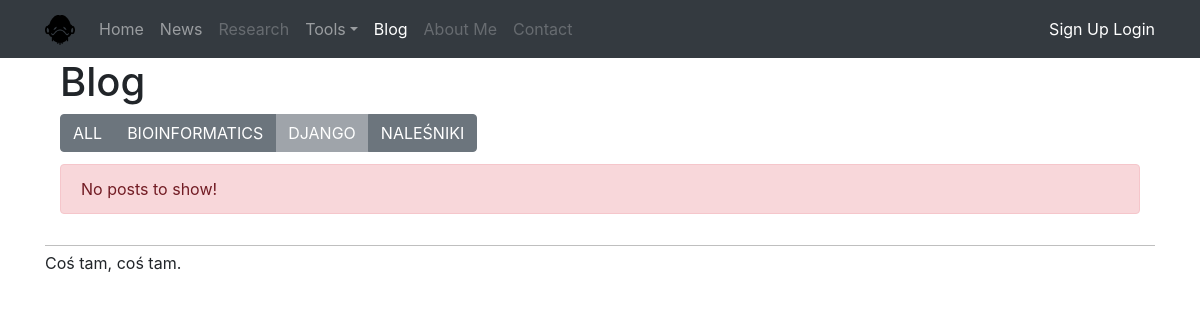
Page /blog/category/Django/ on the committed database.
### blog/models.py (models this page shows)
class Category(models.Model):
	name = models.CharField(max_length=30)
	description = models.TextField(null=True, blank=True)
	class Meta:
		verbose_name_plural = "Categories"
	def __str__(self):
		return self.name

### blog/views.py (the view)
# urls.py: url(r'^category/(?P<category_name>\w+)/$', views.post_list_view, name="post_in_category"),
def post_list_view(request, category_name=None):
	category_list = Category.objects.all().order_by("name")
	if not category_name:
		queryset = Post.objects.filter(public=True).order_by("-date_publish")
	else:
		queryset = Post.objects.filter(category__name=category_name, public=True).order_by("-date_publish")
	context = {
		'object_list': queryset,
		'category_list': category_list,
		'selected': category_name
	}
	return render(request, "blog/post_list.html", context)

### blog/templates/blog/post_list.html (shortened to what this page needs)
{% extends 'myapp/base.html' %}
{% block nav-item-blog %}active{% endblock %}
{% block content %}
<div class="container">
  <div class="row">
    <div class="col-12">
      <h1>Blog</h1>
      <div class="btn-toolbar" role="toolbar" aria-label="Toolbar with buttons">
      <div class="btn-group mr-2" role="group" aria-label="Categories">
      {% if selected %}
        <a class="btn btn-secondary" href="{% url 'blog:home' %}">ALL</a>
      {% else %}
        <button type="button" class="btn btn-secondary" disabled>ALL</button>
      {% endif %}
      {% for category in category_list %}
        {% if selected == category.name %}
         <button type="button" class="btn btn-secondary" disabled>{{ category|upper }}</button>
         {% else %}
        <a class="btn btn-secondary" href="{% url 'blog:post_in_category' category %}">{{ category|upper }}</a>
        {% endif %}
      {% endfor %}
      </div>
      </div>
      {% if object_list %}
        {% if selected %}
          <div class="alert alert-info" role="alert" style="margin-top: 12px"> Showing {{ object_list|length }} post{{ object_list|length|pluralize }} from {{ selected }}.</div>
        {% else %}
          <div class="alert alert-info" role="alert" style="margin-top: 12px"> Showing {{ object_list|length }} post{{ object_list|length|pluralize }}.</div>
        {% endif %}
        <div class="list-group">
        {% for obj in object_list %}
          <div class="list-group-item list-group-item-action flex-column align-items-start">
            <div class="d-flex w-100 justify-content-between">
              <a href="{% url 'blog:post_detail_view' obj.id %}">
                <h5 class="mb-1">{{ obj.title|title }}</h5>
              </a>
              <small>{{ obj.date_create|timesince }} ago</small>
            </div>
            <div class="mb-1 markdown2html">{{ obj.body|truncatewords_html:5 }}</div>
            <small>Updated: {{ obj.date_update }}</small>
          </div>
        {% endfor %}
        </div>
      {% else %}
        <div class="alert alert-danger" role="alert" style="margin-top: 12px">
          No posts to show!
        </div>
      {% endif %}
    </div>
  </div>
</div>
{% endblock %}

### rows in the picture
Category: name "BIOINFORMATICS"
Category: name "DJANGO"
Category: name "NALEŚNIKI"
